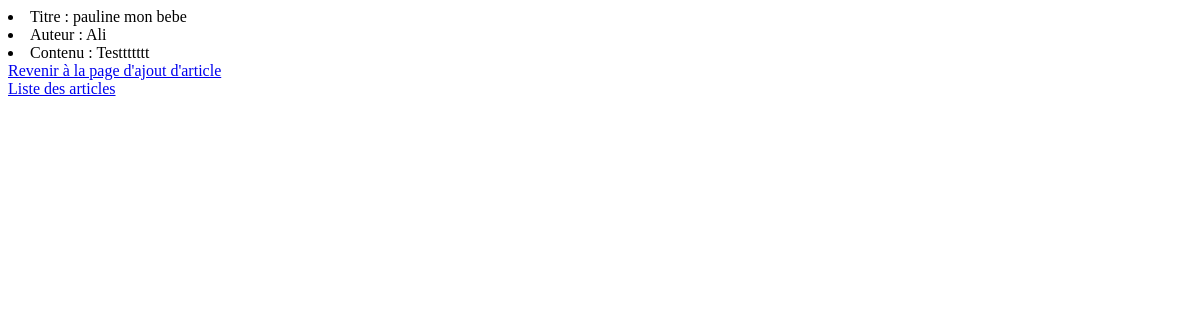
Before: /5/ with the older database file.
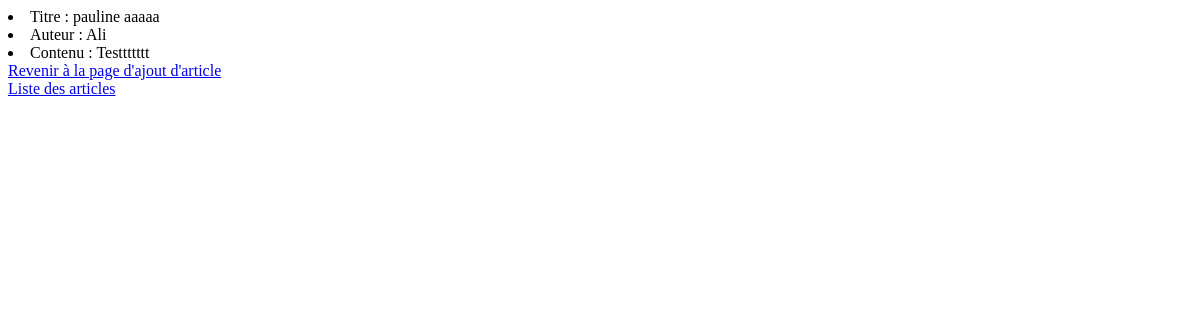
After: the same page with the newer database file.
### GFC_test/models.py (models this page shows, shortened)
class Article(models.Model):
    author = models.CharField(max_length=200)
    created = models.DateTimeField('date de creation')
    title = models.CharField(max_length=200)
    content = models.CharField(max_length=200)

### GFC_test/views.py (the view)
# urls.py: path('<id>/', views.detail_view),
def detail_view(request, id):
    context ={}
    context["data"] = Article.objects.get(id = id)
    return render(request, "detail.html", context)

### GFC_test/templates/detail.html (shortened to what this page needs)
<!DOCTYPE html>
<html>
<head>
</head>
<body>
    <li>Titre : {{ data.title }}</li>
    <li>Auteur : {{ data.author}}</li>
    <li>Contenu : {{ data.content}}</li>
    <a href="/articles">Revenir à la page d'ajout d'article</a>
    <a href="/liste">Liste des articles</a>
</body>
</html>

Changed rows visible on the page:
changed Article "Ali": title "pauline mon bebe" → "pauline aaaaa"
